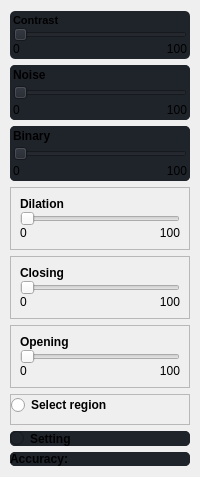
     <widget class="QWidget" name="menuLayout" native="true">
      <layout class="QVBoxLayout" name="verticalLayout">
       <property name="leftMargin">
        <number>10</number>
       </property>
       <property name="rightMargin">
        <number>10</number>
       </property>
       <item>
        <widget class="QFrame" name="frame_contract">
         <property name="sizePolicy">
          <sizepolicy hsizetype="Preferred" vsizetype="Preferred">
           <horstretch>0</horstretch>
           <verstretch>0</verstretch>
          </sizepolicy>
         </property>
         <property name="styleSheet">
          <string notr="true">background-color: rgb(31, 35, 42);
border-radius: 5px;</string>
         </property>
         <property name="frameShape">
          <enum>QFrame::StyledPanel</enum>
         </property>
         <property name="frameShadow">
          <enum>QFrame::Raised</enum>
         </property>
         <layout class="QVBoxLayout" name="verticalLayout_5">
          <property name="spacing">
           <number>3</number>
          </property>
          <property name="leftMargin">
           <number>3</number>
          </property>
          <property name="topMargin">
           <number>3</number>
          </property>
          <property name="rightMargin">
           <number>3</number>
          </property>
          <property name="bottomMargin">
           <number>3</number>
          </property>
          <item>
           <widget class="QFrame" name="frame">
            <property name="frameShape">
             <enum>QFrame::NoFrame</enum>
            </property>
            <property name="frameShadow">
             <enum>QFrame::Raised</enum>
            </property>
            <layout class="QGridLayout" name="gridLayout">
             <property name="leftMargin">
              <number>0</number>
             </property>
             <property name="topMargin">
              <number>0</number>
             </property>
             <property name="rightMargin">
              <number>0</number>
             </property>
             <property name="bottomMargin">
              <number>0</number>
             </property>
             <property name="spacing">
              <number>0</number>
             </property>
             <item row="2" column="1">
              <widget class="QLabel" name="contrast_max">
               <property name="layoutDirection">
                <enum>Qt::LeftToRight</enum>
               </property>
               <property name="text">
                <string>100</string>
               </property>
               <property name="textFormat">
                <enum>Qt::AutoText</enum>
               </property>
               <property name="scaledContents">
                <bool>false</bool>
               </property>
               <property name="alignment">
                <set>Qt::AlignRight|Qt::AlignTrailing|Qt::AlignVCenter</set>
               </property>
               <property name="margin">
                <number>0</number>
               </property>
              </widget>
             </item>
             <item row="2" column="0">
              <widget class="QLabel" name="contrast_min">
               <property name="text">
                <string>0</string>
               </property>
              </widget>
             </item>
             <item row="0" column="0">
              <widget class="QLabel" name="contrast_text">
               <property name="font">
                <font>
                 <pointsize>8</pointsize>
                 <weight>75</weight>
                 <bold>true</bold>
                </font>
               </property>
               <property name="text">
                <string>Сontrast</string>
               </property>
              </widget>
             </item>
             <item row="1" column="0" colspan="2">
              <widget class="QSlider" name="slider_contrast">
               <property name="orientation">
                <enum>Qt::Horizontal</enum>
               </property>
              </widget>
             </item>
            </layout>
           </widget>
          </item>
         </layout>
        </widget>
       </item>
       <item>
        <widget class="QFrame" name="frame_noise">
         <property name="styleSheet">
          <string notr="true">background-color: rgb(31, 35, 42);
border-radius: 5px;</string>
         </property>
         <property name="frameShape">
          <enum>QFrame::StyledPanel</enum>
         </property>
         <property name="frameShadow">
          <enum>QFrame::Raised</enum>
         </property>
         <layout class="QVBoxLayout" name="verticalLayout_2">
          <property name="spacing">
           <number>0</number>
          </property>
          <property name="leftMargin">
           <number>0</number>
          </property>
          <property name="topMargin">
           <number>0</number>
          </property>
          <property name="rightMargin">
           <number>0</number>
          </property>
          <property name="bottomMargin">
           <number>0</number>
          </property>
          <item>
           <widget class="QFrame" name="frame_3">
            <property name="styleSheet">
             <string notr="true"/>
            </property>
            <property name="frameShape">
             <enum>QFrame::NoFrame</enum>
            </property>
            <property name="frameShadow">
             <enum>QFrame::Raised</enum>
            </property>
            <layout class="QGridLayout" name="gridLayout_2">
             <property name="leftMargin">
              <number>3</number>
             </property>
             <property name="topMargin">
              <number>3</number>
             </property>
             <property name="rightMargin">
              <number>3</number>
             </property>
             <property name="bottomMargin">
              <number>3</number>
             </property>
             <property name="spacing">
              <number>3</number>
             </property>
             <item row="2" column="1">
              <widget class="QLabel" name="noise_max">
               <property name="layoutDirection">
                <enum>Qt::LeftToRight</enum>
               </property>
               <property name="text">
                <string>100</string>
               </property>
               <property name="textFormat">
                <enum>Qt::AutoText</enum>
               </property>
               <property name="scaledContents">
                <bool>false</bool>
               </property>
               <property name="alignment">
                <set>Qt::AlignRight|Qt::AlignTrailing|Qt::AlignVCenter</set>
               </property>
               <property name="margin">
                <number>0</number>
               </property>
              </widget>
             </item>
             <item row="2" column="0">
              <widget class="QLabel" name="noise_min">
               <property name="text">
                <string>0</string>
               </property>
              </widget>
             </item>
             <item row="1" column="0" colspan="2">
              <widget class="QSlider" name="slider_noise">
               <property name="orientation">
                <enum>Qt::Horizontal</enum>
               </property>
              </widget>
             </item>
             <item row="0" column="0">
              <widget class="QLabel" name="noise_text">
               <property name="font">
                <font>
                 <weight>75</weight>
                 <bold>true</bold>
                </font>
               </property>
               <property name="text">
                <string>Noise</string>
               </property>
              </widget>
             </item>
            </layout>
           </widget>
          </item>
         </layout>
        </widget>
       </item>
       <item>
        <widget class="QFrame" name="frame_binary">
         <property name="styleSheet">
          <string notr="true">background-color: rgb(31, 35, 42);
border-radius: 5px;

</string>
         </property>
         <property name="frameShape">
          <enum>QFrame::StyledPanel</enum>
         </property>
         <property name="frameShadow">
          <enum>QFrame::Raised</enum>
         </property>
         <layout class="QVBoxLayout" name="verticalLayout_3">
          <property name="spacing">
           <number>0</number>
          </property>
          <property name="leftMargin">
           <number>0</number>
          </property>
          <property name="topMargin">
           <number>0</number>
          </property>
          <property name="rightMargin">
           <number>0</number>
          </property>
          <property name="bottomMargin">
           <number>0</number>
          </property>
          <item>
           <widget class="QFrame" name="frame_2">
            <property name="frameShape">
             <enum>QFrame::NoFrame</enum>
            </property>
            <property name="frameShadow">
             <enum>QFrame::Raised</enum>
            </property>
            <layout class="QGridLayout" name="gridLayout_3">
             <property name="leftMargin">
              <number>3</number>
             </property>
             <property name="topMargin">
              <number>3</number>
             </property>
             <property name="rightMargin">
              <number>3</number>
             </property>
             <property name="bottomMargin">
              <number>3</number>
             </property>
             <property name="spacing">
              <number>3</number>
             </property>
             <item row="2" column="0">
              <widget class="QLabel" name="binary_min">
               <property name="text">
                <string>0</string>
               </property>
              </widget>
             </item>
             <item row="0" column="0">
              <widget class="QLabel" name="binary_text">
               <property name="font">
                <font>
                 <weight>75</weight>
                 <bold>true</bold>
                </font>
               </property>
               <property name="text">
                <string>Binary</string>
               </property>
              </widget>
             </item>
             <item row="2" column="1">
              <widget class="QLabel" name="binary_max">
               <property name="layoutDirection">
                <enum>Qt::LeftToRight</enum>
               </property>
               <property name="text">
                <string>100</string>
               </property>
               <property name="textFormat">
                <enum>Qt::AutoText</enum>
               </property>
               <property name="scaledContents">
                <bool>false</bool>
               </property>
               <property name="alignment">
                <set>Qt::AlignRight|Qt::AlignTrailing|Qt::AlignVCenter</set>
               </property>
               <property name="margin">
                <number>0</number>
               </property>
              </widget>
             </item>
             <item row="1" column="0" colspan="2">
              <widget class="QSlider" name="slider_binary">
               <property name="orientation">
                <enum>Qt::Horizontal</enum>
               </property>
              </widget>
             </item>
            </layout>
           </widget>
          </item>
         </layout>
        </widget>
       </item>
       <item>
        <widget class="QFrame" name="frame_dilation">
         <property name="frameShape">
          <enum>QFrame::StyledPanel</enum>
         </property>
         <property name="frameShadow">
          <enum>QFrame::Raised</enum>
         </property>
         <layout class="QVBoxLayout" name="verticalLayout_9">
          <item>
           <widget class="QFrame" name="frame_5">
            <property name="frameShape">
             <enum>QFrame::NoFrame</enum>
            </property>
            <property name="frameShadow">
             <enum>QFrame::Raised</enum>
            </property>
            <layout class="QGridLayout" name="gridLayout_6">
             <property name="leftMargin">
              <number>0</number>
             </property>
             <property name="topMargin">
              <number>0</number>
             </property>
             <property name="rightMargin">
              <number>0</number>
             </property>
             <property name="bottomMargin">
              <number>0</number>
             </property>
             <property name="spacing">
              <number>0</number>
             </property>
             <item row="2" column="0">
              <widget class="QLabel" name="dilation_min">
               <property name="text">
                <string>0</string>
               </property>
              </widget>
             </item>
             <item row="0" column="0">
              <widget class="QLabel" name="dilation_text">
               <property name="font">
                <font>
                 <weight>75</weight>
                 <bold>true</bold>
                </font>
               </property>
               <property name="text">
                <string>Dilation</string>
               </property>
              </widget>
             </item>
             <item row="2" column="1">
              <widget class="QLabel" name="dilation_max">
               <property name="layoutDirection">
                <enum>Qt::LeftToRight</enum>
               </property>
               <property name="text">
                <string>100</string>
               </property>
               <property name="textFormat">
                <enum>Qt::AutoText</enum>
               </property>
               <property name="scaledContents">
                <bool>false</bool>
               </property>
               <property name="alignment">
                <set>Qt::AlignRight|Qt::AlignTrailing|Qt::AlignVCenter</set>
               </property>
               <property name="margin">
                <number>0</number>
               </property>
              </widget>
             </item>
             <item row="1" column="0" colspan="2">
              <widget class="QSlider" name="slider_dilation">
               <property name="orientation">
                <enum>Qt::Horizontal</enum>
               </property>
              </widget>
             </item>
            </layout>
           </widget>
          </item>
         </layout>
        </widget>
       </item>
       <item>
        <widget class="QFrame" name="frame_closing">
         <property name="frameShape">
          <enum>QFrame::StyledPanel</enum>
         </property>
         <property name="frameShadow">
          <enum>QFrame::Raised</enum>
         </property>
         <layout class="QVBoxLayout" name="verticalLayout_8">
          <item>
           <widget class="QFrame" name="frame_4">
            <property name="frameShape">
             <enum>QFrame::NoFrame</enum>
            </property>
            <property name="frameShadow">
             <enum>QFrame::Raised</enum>
            </property>
            <layout class="QGridLayout" name="gridLayout_5">
             <property name="leftMargin">
              <number>0</number>
             </property>
             <property name="topMargin">
              <number>0</number>
             </property>
             <property name="rightMargin">
              <number>0</number>
             </property>
             <property name="bottomMargin">
              <number>0</number>
             </property>
             <property name="spacing">
              <number>0</number>
             </property>
             <item row="2" column="0">
              <widget class="QLabel" name="closing_min">
               <property name="text">
                <string>0</string>
               </property>
              </widget>
             </item>
             <item row="0" column="0">
              <widget class="QLabel" name="closing_text">
               <property name="font">
                <font>
                 <weight>75</weight>
                 <bold>true</bold>
                </font>
               </property>
               <property name="text">
                <string>Closing</string>
               </property>
              </widget>
             </item>
             <item row="2" column="1">
              <widget class="QLabel" name="closing_max">
               <property name="layoutDirection">
                <enum>Qt::LeftToRight</enum>
               </property>
               <property name="text">
                <string>100</string>
               </property>
               <property name="textFormat">
                <enum>Qt::AutoText</enum>
               </property>
               <property name="scaledContents">
                <bool>false</bool>
               </property>
               <property name="alignment">
                <set>Qt::AlignRight|Qt::AlignTrailing|Qt::AlignVCenter</set>
               </property>
               <property name="margin">
                <number>0</number>
               </property>
              </widget>
             </item>
             <item row="1" column="0" colspan="2">
              <widget class="QSlider" name="slider_closing">
               <property name="orientation">
                <enum>Qt::Horizontal</enum>
               </property>
              </widget>
             </item>
            </layout>
           </widget>
          </item>
         </layout>
        </widget>
       </item>
       <item>
        <widget class="QFrame" name="frame_opening">
         <property name="frameShape">
          <enum>QFrame::StyledPanel</enum>
         </property>
         <property name="frameShadow">
          <enum>QFrame::Raised</enum>
         </property>
         <layout class="QVBoxLayout" name="verticalLayout_10">
          <item>
           <widget class="QFrame" name="frame_6">
            <property name="frameShape">
             <enum>QFrame::NoFrame</enum>
            </property>
            <property name="frameShadow">
             <enum>QFrame::Raised</enum>
            </property>
            <layout class="QGridLayout" name="gridLayout_7">
             <property name="leftMargin">
              <number>0</number>
             </property>
             <property name="topMargin">
              <number>0</number>
             </property>
             <property name="rightMargin">
              <number>0</number>
             </property>
             <property name="bottomMargin">
              <number>0</number>
             </property>
             <property name="spacing">
              <number>0</number>
             </property>
             <item row="2" column="0">
              <widget class="QLabel" name="opening_min">
               <property name="text">
                <string>0</string>
               </property>
              </widget>
             </item>
             <item row="0" column="0">
              <widget class="QLabel" name="opening_text">
               <property name="font">
                <font>
                 <weight>75</weight>
                 <bold>true</bold>
                </font>
               </property>
               <property name="text">
                <string>Opening</string>
               </property>
              </widget>
             </item>
             <item row="2" column="1">
              <widget class="QLabel" name="opening_max">
               <property name="layoutDirection">
                <enum>Qt::LeftToRight</enum>
               </property>
               <property name="text">
                <string>100</string>
               </property>
               <property name="textFormat">
                <enum>Qt::AutoText</enum>
               </property>
               <property name="scaledContents">
                <bool>false</bool>
               </property>
               <property name="alignment">
                <set>Qt::AlignRight|Qt::AlignTrailing|Qt::AlignVCenter</set>
               </property>
               <property name="margin">
                <number>0</number>
               </property>
              </widget>
             </item>
             <item row="1" column="0" colspan="2">
              <widget class="QSlider" name="slider_opening">
               <property name="orientation">
                <enum>Qt::Horizontal</enum>
               </property>
              </widget>
             </item>
            </layout>
           </widget>
          </item>
         </layout>
        </widget>
       </item>
       <item>
        <widget class="QFrame" name="frame_selectRegion">
         <property name="styleSheet">
          <string notr="true"/>
         </property>
         <property name="frameShape">
          <enum>QFrame::StyledPanel</enum>
         </property>
         <property name="frameShadow">
          <enum>QFrame::Raised</enum>
         </property>
         <layout class="QVBoxLayout" name="verticalLayout_4">
          <property name="spacing">
           <number>0</number>
          </property>
          <property name="leftMargin">
           <number>0</number>
          </property>
          <property name="topMargin">
           <number>0</number>
          </property>
          <property name="rightMargin">
           <number>0</number>
          </property>
          <item>
           <widget class="QRadioButton" name="selectRegionButton">
            <property name="font">
             <font>
              <weight>75</weight>
              <bold>true</bold>
             </font>
            </property>
            <property name="text">
             <string>Select region</string>
            </property>
           </widget>
          </item>
         </layout>
        </widget>
       </item>
       <item>
        <widget class="QFrame" name="frame_settings">
         <property name="styleSheet">
          <string notr="true">background-color: rgb(31, 35, 42);
border-radius: 5px;</string>
         </property>
         <property name="frameShape">
          <enum>QFrame::StyledPanel</enum>
         </property>
         <property name="frameShadow">
          <enum>QFrame::Raised</enum>
         </property>
         <layout class="QVBoxLayout" name="verticalLayout_6">
          <property name="spacing">
           <number>0</number>
          </property>
          <property name="leftMargin">
           <number>0</number>
          </property>
          <property name="topMargin">
           <number>0</number>
          </property>
          <property name="rightMargin">
           <number>0</number>
          </property>
          <property name="bottomMargin">
           <number>0</number>
          </property>
          <item>
           <widget class="QRadioButton" name="radioButton">
            <property name="font">
             <font>
              <weight>75</weight>
              <bold>true</bold>
             </font>
            </property>
            <property name="text">
             <string>Setting</string>
            </property>
           </widget>
          </item>
         </layout>
        </widget>
       </item>
       <item>
        <widget class="QFrame" name="frame_accuracy">
         <property name="styleSheet">
          <string notr="true">background-color: rgb(31, 35, 42);
border-radius: 5px;</string>
         </property>
         <property name="frameShape">
          <enum>QFrame::StyledPanel</enum>
         </property>
         <property name="frameShadow">
          <enum>QFrame::Raised</enum>
         </property>
         <layout class="QVBoxLayout" name="verticalLayout_7">
          <property name="spacing">
           <number>0</number>
          </property>
          <property name="leftMargin">
           <number>0</number>
          </property>
          <property name="topMargin">
           <number>0</number>
          </property>
          <property name="rightMargin">
           <number>0</number>
          </property>
          <property name="bottomMargin">
           <number>0</number>
          </property>
          <item>
           <widget class="QLabel" name="text_accuracy">
            <property name="font">
             <font>
              <weight>75</weight>
              <bold>true</bold>
             </font>
            </property>
            <property name="layoutDirection">
             <enum>Qt::LeftToRight</enum>
            </property>
            <property name="text">
             <string>Accuracy:</string>
            </property>
            <property name="textFormat">
             <enum>Qt::AutoText</enum>
            </property>
            <property name="scaledContents">
             <bool>false</bool>
            </property>
            <property name="margin">
             <number>0</number>
            </property>
           </widget>
          </item>
         </layout>
        </widget>
       </item>
      </layout>
     </widget>
